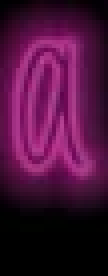
#> input picture scratch/crops/LOWERCASE_00.png, 27 x 69 px, given in place of media__1779285066336.png, which was not available (shown 4 times larger)
$ python debug_crop.py
#> lines starting #> are read from the running program, lines starting #| are printed output that depends on the picture; after the words box and inside, x2 and y2 are one past the last pixel; in counts of white or black regions, pixels touching at a corner belong together; pictures that were not available may be replaced by others from this repository, and a replacement may not be noted
import os
import numpy as np
from PIL import Image

img_path = r"C:\Users\Customer\.gemini\antigravity\brain\923130d5-a2b6-4bd3-aa92-b5d4297b37ba\media__1779285066336.png"
img = Image.open(img_path)
#> img is the input picture: PIL image 27x69 RGBA; mean R, G, B, A 73.5, 17.3, 58.3, 255
arr = np.array(img.convert("L"))
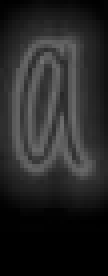
#> arr: shape (69, 27) (shown 4 times larger); min 0, max 114, mean 38.8
mask = arr > 40
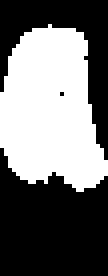
#> mask: shape (69, 27) bool (shown 4 times larger); 44.6% white; 1 white region, box (x1, y1, x2, y2) and area: (0, 6, 27, 48) 831

os.makedirs("scratch/crops", exist_ok=True)

rows = {
    "UPPERCASE": (70, 149),
    "LOWERCASE": (210, 279),
    "NUMBERS": (320, 379),
    "PUNCTUATION": (420, 509)
}

for name, (ymin, ymax) in rows.items():
    row_mask = mask[ymin:ymax, :]
    col_sums = np.sum(row_mask, axis=0)

    intervals = []
    in_char = False
    start = 0
    for x in range(len(col_sums)):
        if col_sums[x] > 0 and not in_char:
            start = x
            in_char = True
        elif col_sums[x] == 0 and in_char:
            intervals.append((start, x - 1))
            in_char = False
    if in_char:
        intervals.append((start, len(col_sums) - 1))

    for idx, (s, e) in enumerate(intervals):
        # Crop the letter
        cropped = img.crop((s, ymin, e + 1, ymax))
        cropped.save(f"scratch/crops/{name}_{idx:02d}.png")
print("Saved crops to scratch/crops/")

$ run again, on scratch/crops/LOWERCASE_05.png
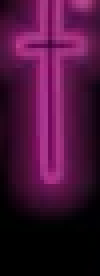
#> input picture scratch/crops/LOWERCASE_05.png, 25 x 69 px, given in place of media__1779285066336.png, which was not available (shown 4 times larger)
#> img is the input picture: PIL image 25x69 RGBA; mean R, G, B, A 69.4, 16.9, 55.1, 255
#> `arr = np.array(img.convert("L"))`:
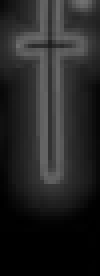
#> arr: shape (69, 25) (shown 4 times larger); min 0, max 113, mean 36.9
#> `mask = arr > 40`:
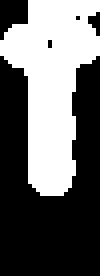
#> mask: shape (69, 25) bool (shown 4 times larger); 41.1% white; 1 white region, box (x1, y1, x2, y2) and area: (0, 0, 25, 49) 709
